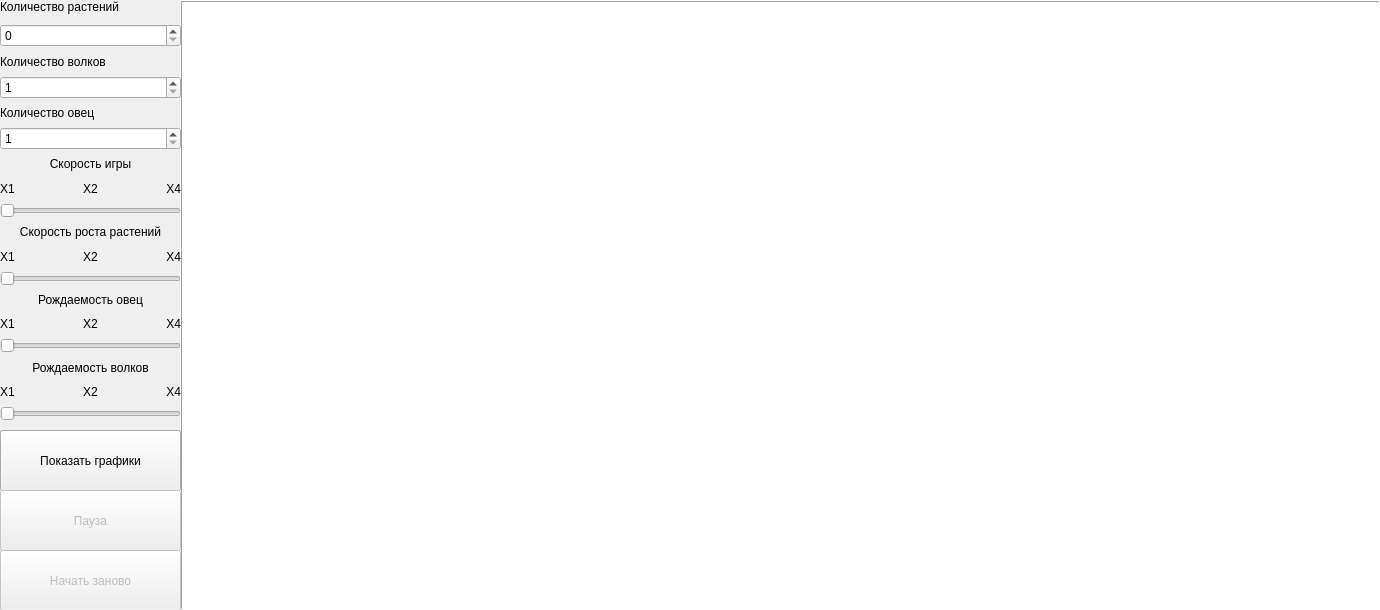
<?xml version="1.0" encoding="UTF-8"?>
<ui version="4.0">
 <class>MainWindow</class>
 <widget class="QMainWindow" name="MainWindow">
  <property name="enabled">
   <bool>true</bool>
  </property>
  <property name="geometry">
   <rect>
    <x>0</x>
    <y>0</y>
    <width>1380</width>
    <height>610</height>
   </rect>
  </property>
  <property name="sizePolicy">
   <sizepolicy hsizetype="Preferred" vsizetype="Preferred">
    <horstretch>0</horstretch>
    <verstretch>0</verstretch>
   </sizepolicy>
  </property>
  <property name="maximumSize">
   <size>
    <width>1380</width>
    <height>610</height>
   </size>
  </property>
  <property name="windowTitle">
   <string>Симуляция экосистемы</string>
  </property>
  <property name="autoFillBackground">
   <bool>false</bool>
  </property>
  <property name="styleSheet">
   <string notr="true"/>
  </property>
  <property name="tabShape">
   <enum>QTabWidget::Rounded</enum>
  </property>
  <widget class="QWidget" name="centralwidget">
   <property name="styleSheet">
    <string notr="true"/>
   </property>
   <widget class="QGraphicsView" name="graphicsView">
    <property name="enabled">
     <bool>true</bool>
    </property>
    <property name="geometry">
     <rect>
      <x>180</x>
      <y>0</y>
      <width>1201</width>
      <height>611</height>
     </rect>
    </property>
    <property name="autoFillBackground">
     <bool>true</bool>
    </property>
    <property name="styleSheet">
     <string notr="true">background-image: url(:/images/bg.jpg);
    background-repeat: no-repeat;
    background-position: center;
    background-attachment: fixed;</string>
    </property>
    <property name="frameShape">
     <enum>QFrame::Box</enum>
    </property>
    <property name="frameShadow">
     <enum>QFrame::Raised</enum>
    </property>
    <property name="lineWidth">
     <number>1</number>
    </property>
    <property name="midLineWidth">
     <number>0</number>
    </property>
    <property name="backgroundBrush">
     <brush brushstyle="NoBrush">
      <color alpha="255">
       <red>247</red>
       <green>247</green>
       <blue>247</blue>
      </color>
     </brush>
    </property>
    <property name="foregroundBrush">
     <brush brushstyle="NoBrush">
      <color alpha="255">
       <red>255</red>
       <green>255</green>
       <blue>255</blue>
      </color>
     </brush>
    </property>
    <property name="interactive">
     <bool>true</bool>
    </property>
    <property name="alignment">
     <set>Qt::AlignCenter</set>
    </property>
    <property name="renderHints">
     <set>QPainter::SmoothPixmapTransform|QPainter::TextAntialiasing</set>
    </property>
    <property name="cacheMode">
     <set>QGraphicsView::CacheNone</set>
    </property>
    <property name="transformationAnchor">
     <enum>QGraphicsView::AnchorViewCenter</enum>
    </property>
    <property name="resizeAnchor">
     <enum>QGraphicsView::AnchorViewCenter</enum>
    </property>
    <property name="viewportUpdateMode">
     <enum>QGraphicsView::MinimalViewportUpdate</enum>
    </property>
   </widget>
   <widget class="QWidget" name="formLayoutWidget">
    <property name="geometry">
     <rect>
      <x>0</x>
      <y>0</y>
      <width>181</width>
      <height>421</height>
     </rect>
    </property>
    <layout class="QVBoxLayout" name="verticalLayout">
     <property name="spacing">
      <number>4</number>
     </property>
     <property name="sizeConstraint">
      <enum>QLayout::SetMinimumSize</enum>
     </property>
     <item>
      <widget class="QLabel" name="label">
       <property name="sizePolicy">
        <sizepolicy hsizetype="Preferred" vsizetype="Preferred">
         <horstretch>0</horstretch>
         <verstretch>0</verstretch>
        </sizepolicy>
       </property>
       <property name="minimumSize">
        <size>
         <width>0</width>
         <height>0</height>
        </size>
       </property>
       <property name="autoFillBackground">
        <bool>false</bool>
       </property>
       <property name="frameShape">
        <enum>QFrame::NoFrame</enum>
       </property>
       <property name="text">
        <string>Количество растений</string>
       </property>
       <property name="scaledContents">
        <bool>false</bool>
       </property>
       <property name="alignment">
        <set>Qt::AlignLeading|Qt::AlignLeft|Qt::AlignTop</set>
       </property>
      </widget>
     </item>
     <item>
      <widget class="QSpinBox" name="plantsspinBox">
       <property name="maximum">
        <number>30</number>
       </property>
      </widget>
     </item>
     <item>
      <widget class="QLabel" name="label_2">
       <property name="autoFillBackground">
        <bool>false</bool>
       </property>
       <property name="frameShape">
        <enum>QFrame::NoFrame</enum>
       </property>
       <property name="text">
        <string>Количество волков</string>
       </property>
       <property name="scaledContents">
        <bool>false</bool>
       </property>
      </widget>
     </item>
     <item>
      <widget class="QSpinBox" name="wolfsspinBox">
       <property name="minimumSize">
        <size>
         <width>0</width>
         <height>0</height>
        </size>
       </property>
       <property name="minimum">
        <number>1</number>
       </property>
       <property name="maximum">
        <number>30</number>
       </property>
      </widget>
     </item>
     <item>
      <widget class="QLabel" name="label_3">
       <property name="autoFillBackground">
        <bool>false</bool>
       </property>
       <property name="frameShape">
        <enum>QFrame::NoFrame</enum>
       </property>
       <property name="text">
        <string>Количество овец</string>
       </property>
      </widget>
     </item>
     <item>
      <widget class="QSpinBox" name="sheepsspinBox">
       <property name="minimum">
        <number>1</number>
       </property>
       <property name="maximum">
        <number>30</number>
       </property>
      </widget>
     </item>
     <item>
      <widget class="QLabel" name="label_4">
       <property name="text">
        <string>Скорость игры</string>
       </property>
       <property name="alignment">
        <set>Qt::AlignCenter</set>
       </property>
      </widget>
     </item>
     <item>
      <layout class="QHBoxLayout" name="horizontalLayout" stretch="0,0,0">
       <property name="spacing">
        <number>6</number>
       </property>
       <item>
        <widget class="QLabel" name="label_5">
         <property name="text">
          <string>X1</string>
         </property>
        </widget>
       </item>
       <item>
        <widget class="QLabel" name="label_6">
         <property name="text">
          <string>X2</string>
         </property>
         <property name="alignment">
          <set>Qt::AlignCenter</set>
         </property>
        </widget>
       </item>
       <item>
        <widget class="QLabel" name="label_7">
         <property name="text">
          <string>X4</string>
         </property>
         <property name="alignment">
          <set>Qt::AlignRight|Qt::AlignTrailing|Qt::AlignVCenter</set>
         </property>
        </widget>
       </item>
      </layout>
     </item>
     <item>
      <widget class="QSlider" name="gameSpeedSlider">
       <property name="minimum">
        <number>1</number>
       </property>
       <property name="maximum">
        <number>3</number>
       </property>
       <property name="orientation">
        <enum>Qt::Horizontal</enum>
       </property>
      </widget>
     </item>
     <item>
      <widget class="QLabel" name="label_8">
       <property name="text">
        <string>Скорость роста растений</string>
       </property>
       <property name="alignment">
        <set>Qt::AlignCenter</set>
       </property>
      </widget>
     </item>
     <item>
      <layout class="QHBoxLayout" name="horizontalLayout_2" stretch="0,0,0">
       <property name="spacing">
        <number>6</number>
       </property>
       <item>
        <widget class="QLabel" name="label_9">
         <property name="text">
          <string>X1</string>
         </property>
        </widget>
       </item>
       <item>
        <widget class="QLabel" name="label_10">
         <property name="text">
          <string>X2</string>
         </property>
         <property name="alignment">
          <set>Qt::AlignCenter</set>
         </property>
        </widget>
       </item>
       <item>
        <widget class="QLabel" name="label_11">
         <property name="text">
          <string>X4</string>
         </property>
         <property name="alignment">
          <set>Qt::AlignRight|Qt::AlignTrailing|Qt::AlignVCenter</set>
         </property>
        </widget>
       </item>
      </layout>
     </item>
     <item>
      <widget class="QSlider" name="plantSpeedSlider">
       <property name="minimum">
        <number>1</number>
       </property>
       <property name="maximum">
        <number>3</number>
       </property>
       <property name="orientation">
        <enum>Qt::Horizontal</enum>
       </property>
      </widget>
     </item>
     <item>
      <widget class="QLabel" name="label_12">
       <property name="text">
        <string>Рождаемость овец</string>
       </property>
       <property name="alignment">
        <set>Qt::AlignCenter</set>
       </property>
      </widget>
     </item>
     <item>
      <layout class="QHBoxLayout" name="horizontalLayout_3" stretch="0,0,0">
       <property name="spacing">
        <number>6</number>
       </property>
       <item>
        <widget class="QLabel" name="label_13">
         <property name="text">
          <string>X1</string>
         </property>
        </widget>
       </item>
       <item>
        <widget class="QLabel" name="label_14">
         <property name="text">
          <string>X2</string>
         </property>
         <property name="alignment">
          <set>Qt::AlignCenter</set>
         </property>
        </widget>
       </item>
       <item>
        <widget class="QLabel" name="label_15">
         <property name="text">
          <string>X4</string>
         </property>
         <property name="alignment">
          <set>Qt::AlignRight|Qt::AlignTrailing|Qt::AlignVCenter</set>
         </property>
        </widget>
       </item>
      </layout>
     </item>
     <item>
      <widget class="QSlider" name="sheepBirthRateSlider">
       <property name="minimum">
        <number>1</number>
       </property>
       <property name="maximum">
        <number>3</number>
       </property>
       <property name="orientation">
        <enum>Qt::Horizontal</enum>
       </property>
      </widget>
     </item>
     <item>
      <widget class="QLabel" name="label_16">
       <property name="text">
        <string>Рождаемость волков</string>
       </property>
       <property name="alignment">
        <set>Qt::AlignCenter</set>
       </property>
      </widget>
     </item>
     <item>
      <layout class="QHBoxLayout" name="horizontalLayout_4" stretch="0,0,0">
       <property name="spacing">
        <number>6</number>
       </property>
       <item>
        <widget class="QLabel" name="label_17">
         <property name="text">
          <string>X1</string>
         </property>
        </widget>
       </item>
       <item>
        <widget class="QLabel" name="label_18">
         <property name="text">
          <string>X2</string>
         </property>
         <property name="alignment">
          <set>Qt::AlignCenter</set>
         </property>
        </widget>
       </item>
       <item>
        <widget class="QLabel" name="label_19">
         <property name="text">
          <string>X4</string>
         </property>
         <property name="alignment">
          <set>Qt::AlignRight|Qt::AlignTrailing|Qt::AlignVCenter</set>
         </property>
        </widget>
       </item>
      </layout>
     </item>
     <item>
      <widget class="QSlider" name="wolfBirthRateSlider">
       <property name="minimum">
        <number>1</number>
       </property>
       <property name="maximum">
        <number>3</number>
       </property>
       <property name="orientation">
        <enum>Qt::Horizontal</enum>
       </property>
      </widget>
     </item>
    </layout>
   </widget>
   <widget class="QPushButton" name="startButton">
    <property name="geometry">
     <rect>
      <x>0</x>
      <y>430</y>
      <width>181</width>
      <height>61</height>
     </rect>
    </property>
    <property name="sizePolicy">
     <sizepolicy hsizetype="Minimum" vsizetype="Fixed">
      <horstretch>0</horstretch>
      <verstretch>0</verstretch>
     </sizepolicy>
    </property>
    <property name="acceptDrops">
     <bool>false</bool>
    </property>
    <property name="layoutDirection">
     <enum>Qt::LeftToRight</enum>
    </property>
    <property name="autoFillBackground">
     <bool>false</bool>
    </property>
    <property name="inputMethodHints">
     <set>Qt::ImhNone</set>
    </property>
    <property name="text">
     <string>Начать игру</string>
    </property>
   </widget>
   <widget class="QPushButton" name="showChartButton">
    <property name="geometry">
     <rect>
      <x>0</x>
      <y>430</y>
      <width>181</width>
      <height>61</height>
     </rect>
    </property>
    <property name="text">
     <string>Показать графики</string>
    </property>
   </widget>
   <widget class="QPushButton" name="pauseButton">
    <property name="enabled">
     <bool>false</bool>
    </property>
    <property name="geometry">
     <rect>
      <x>0</x>
      <y>490</y>
      <width>181</width>
      <height>61</height>
     </rect>
    </property>
    <property name="sizePolicy">
     <sizepolicy hsizetype="Minimum" vsizetype="Fixed">
      <horstretch>0</horstretch>
      <verstretch>0</verstretch>
     </sizepolicy>
    </property>
    <property name="text">
     <string>Пауза</string>
    </property>
   </widget>
   <widget class="QPushButton" name="restartButton">
    <property name="enabled">
     <bool>false</bool>
    </property>
    <property name="geometry">
     <rect>
      <x>0</x>
      <y>550</y>
      <width>181</width>
      <height>61</height>
     </rect>
    </property>
    <property name="text">
     <string>Начать заново</string>
    </property>
   </widget>
  </widget>
 </widget>
 <resources/>
 <connections>
  <connection>
   <sender>startButton</sender>
   <signal>clicked()</signal>
   <receiver>startButton</receiver>
   <slot>hide()</slot>
   <hints>
    <hint type="sourcelabel">
     <x>180</x>
     <y>520</y>
    </hint>
    <hint type="destinationlabel">
     <x>180</x>
     <y>520</y>
    </hint>
   </hints>
  </connection>
 </connections>
</ui>
